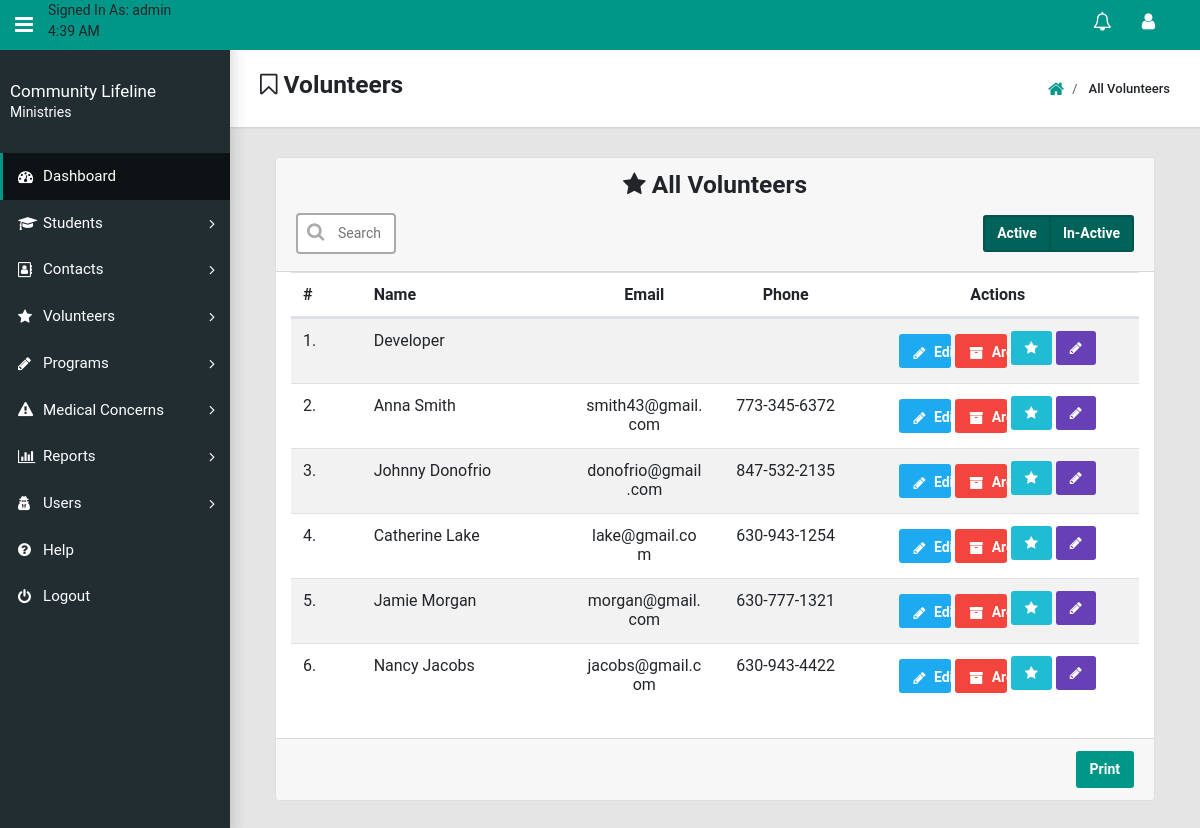
Page /php-files/show/ShowVolunteerEmployees.php (signed in) on the committed database.
### tables this page shows
CREATE TABLE Volunteer_Employees (
  Created_Timestamp      TIMESTAMP DEFAULT now(),
  Last_Updated_Timestamp TIMESTAMP DEFAULT CURRENT_TIMESTAMP,
  Author_Username        VARCHAR(30),
  Id                     INT(10)   AUTO_INCREMENT PRIMARY KEY,
  Active_Volunteer       TINYINT(1),
  Prefix                 VARCHAR(10),
  First_Name             VARCHAR(30),
  Last_Name              VARCHAR(30),
  Middle_Name            VARCHAR(30),
  Suffix                 VARCHAR(10),
  Primary_Phone          CHAR(20),
  Secondary_Phone        CHAR(20),
  Address_One            VARCHAR(40),
  Address_Two            VARCHAR(40),
  City                   VARCHAR(30),
  State                  CHAR(5),
  Zip                    INT(5),
  Email                  VARCHAR(50),
  User_Type              VARCHAR(30),
  Monday_Availability    TINYINT(1),
  Tuesday_Availability   TINYINT(1),
  Wednesday_Availability TINYINT(1),
  Thursday_Availability  TINYINT(1),
  Friday_Availability    TINYINT(1),
  Saturday_Availability  TINYINT(1),
  Sunday_Availability    TINYINT(1)
);

### php-files/show/ShowVolunteerEmployees.php (the view, shortened to what this page needs)
<?php
include("../app-shell/Header.php");
include("../app-shell/Sidebar.php");
include("../../db/config.php");
$queryForActiveVolunteers = "SELECT * FROM Volunteer_Employees WHERE Active_Volunteer = 1;";
$activeVolunteerResults = mysqli_query($db, $queryForActiveVolunteers);
?>
    <div class="app-title">
        <div>
            <h3><i class="fa fa-bookmark-o"></i> Volunteers</h3>
        </div>
        <ul class="app-breadcrumb breadcrumb">
            <li class="breadcrumb-item"><a href="../index-login/Main-Menu.php"><i class="fa fa-home fa-lg"></i></a></li>
            <li class="breadcrumb-item"> All Volunteers</li>
        </ul>
    </div>
    <div class="container-fluid">
        <div class="card">
            <div class="card-header">
                <div class="col-12 text-center">
                    <h3><i class="fa fa-star"></i> All Volunteers</h3>
                </div>
                <div class="row">
                    <div class="search-input-wrapper col-6">
                        <input id="search-input" type="text" placeholder="Search" onkeyup="FilterFields()">
                        <i class="align-middle fa fa-search fa-lg fa-fw" aria-hidden="true"></i>
                    </div>
                    <div class="align-middle m-auto text-right col-6">
                        <div class="btn-group btn-toggle">
                            <button class="btn btn-primary active" data-toggle="collapse" data-target="#collapsible2">
                                Active
                            </button>
                            <button class="btn btn-primary active" data-toggle="collapse" data-target="#collapsible2">
                                In-Active
                            </button>
                        </div>
                    </div>
                </div>
            </div>
            <form class="container-fluid" method="POST" action="#" name="allContactsTable" id="allContactsTable">
                <div class="table-responsive col-sm-12">
                    <table id="search-table" class="table table-striped table-condensed table-hover">
                        <thead>
                        <tr class="row">
                            <th class="col-sm-1">#</th>
                            <th class="col-sm-3">Name</th>
                            <th class="col-sm-2 text-center">Email</th>
                            <th class="col-sm-2 text-center">Phone</th>
                            <th class="col-sm-4 text-center">Actions</th>
                        </tr>
                        </thead>
                        <tbody>
                        <?php
                        while ($activeVolunteersRow = mysqli_fetch_assoc($activeVolunteerResults)) {
                            $volunteerId = $activeVolunteersRow['Id'];
                            $nameToDisplay = $activeVolunteersRow['First_Name'] . ' ' . $activeVolunteersRow['Last_Name'];
                            $volunteerEmail = $activeVolunteersRow['Email'];
                            $volunteerPhoneNumber = $activeVolunteersRow['Primary_Phone'];
                            ?>
                            <tr class='row'>
                                <td class='col-sm-1 align-middle'></td>
                                <td class='col-sm-3 align-middle'>
                                    <?php echo $nameToDisplay; ?>
                                </td>
                                <td class='col-sm-2 align-middle text-center'><?php echo $volunteerEmail; ?></td>
                                <td class='col-sm-2 align-middle text-center'><?php echo $volunteerPhoneNumber; ?></td>
                                <td class='col-sm-4 text-center'>
                                    <div class='left-action-buttons-container d-inline m-auto'>
                                        <div class=' d-inline'>
                                            <button type='button'
                                                    class='btn large-action-buttons edit-button'
                                                    onclick=''
                                            >
                                                <i class='fa fa-pencil'></i> Edit
                                            </button>
                                        </div>
                                        <div class='d-inline'>
                                            <button type='button'
                                                    class='btn large-action-buttons delete-button'
                                                    onclick='launchArchiveEmployeeModal(
                                                            "<?php echo $volunteerId; ?>",
                                                            "<?php echo $nameToDisplay; ?>"
                                                            )'
                                            >
                                                <i class='fa fa-archive'></i> Archive
                                            </button>
                                        </div>
                                    </div>
                                    <div class='right-action-buttons-container d-inline'>
                                        <span title='Availability' data-toggle='tooltip' class='small-action-buttons'>
                                            <button type='button' onclick=''
                                                    class='btn small-action-buttons test-scores-button'>
                                                <i class='fa fa-star mr-0'></i>
                                            </button>
                                        </span>
                                        <span title='Programs' data-toggle='tooltip'
                                              class='small-action-buttons'>
                                            <button type='button' onclick=''
                                                    class='btn small-action-buttons contact-button'>
                                                <i class='fa fa-pencil mr-0'></i>
                                            </button>
                                        </span>
                                    </div>
                                </td>
                            </tr>
                        <?php } ?>
                        </tbody>
                    </table>
                </div>
            </form>
            <div class="card-footer">
                <input type="button" class="btn btn-primary pull-right" onclick="printReport('print_div')"
                       value="Print"/>
            </div>
        </div>
    </div>
<?php
include("../app-shell/Footer.php");

### css/search-bar-styles.css (style rules this page uses)
.search-input-wrapper input { width: 100px; border: 2px solid #aaa; border-radius: 4px; margin: 5px 0; outline: none; padding: 8px; box-sizing: border-box; -webkit-transition: width 0.4s ease-in-out; transition: width 0.4s ease-in-out; }
.search-input-wrapper input { padding-left: 40px; }
.search-input-wrapper { position: relative; }
.search-input-wrapper i { position: absolute; left: 18px; top: 8px; padding: 9px 8px; color: #aaa; transition: .3s; }

### css/show-all-table-styles.css (style rules this page uses)
.large-action-buttons { display: inline-block; height: 34px; width: 20%; margin: 3px auto; color: #fff; }
.small-action-buttons { display: inline-block; height: 34px; margin: auto; color: #fff; }
.edit-button { background-color: #1EAAF1; }
.delete-button { background-color: #F2453D; }
.contact-button { background-color: #6640B4; }
.test-scores-button { background-color: #1FBCD3; }
.left-action-buttons-container { display: inline-block; width: 58%; margin: auto; vertical-align: top; }
.right-action-buttons-container { display: inline-block; width: 40%; margin: auto; vertical-align: top; text-align: center; }

### css/form-styles.css (style rules this page uses)
body { font-family: 'Roboto', sans-serif; }
form { font-family: 'Roboto', sans-serif; }

### css/table-styles.css (style rules this page uses)
*, *:after, *::before { -webkit-box-sizing: border-box; -moz-box-sizing: border-box; box-sizing: border-box; }

### css/attendance-page-styles.css (style rules this page uses)
.right-action-buttons-container { display: inline-block; width: 40%; margin: auto; vertical-align: top; text-align: center; }

### rows in the picture
volunteer_employees: nameToDisplay "Developer"
volunteer_employees: nameToDisplay "Anna Smith", Email "smith43@gmail.com", Primary_Phone "773-345-6372"
volunteer_employees: nameToDisplay "Johnny Donofrio", Email "donofrio@gmail.com", Primary_Phone "847-532-2135"
volunteer_employees: nameToDisplay "Catherine Lake", Email "lake@gmail.com", Primary_Phone "630-943-1254"
volunteer_employees: nameToDisplay "Jamie Morgan", Email "morgan@gmail.com", Primary_Phone "630-777-1321"
volunteer_employees: nameToDisplay "Nancy Jacobs", Email "jacobs@gmail.com", Primary_Phone "630-943-4422"

### other values in the picture
$userMakingChanges "admin"
